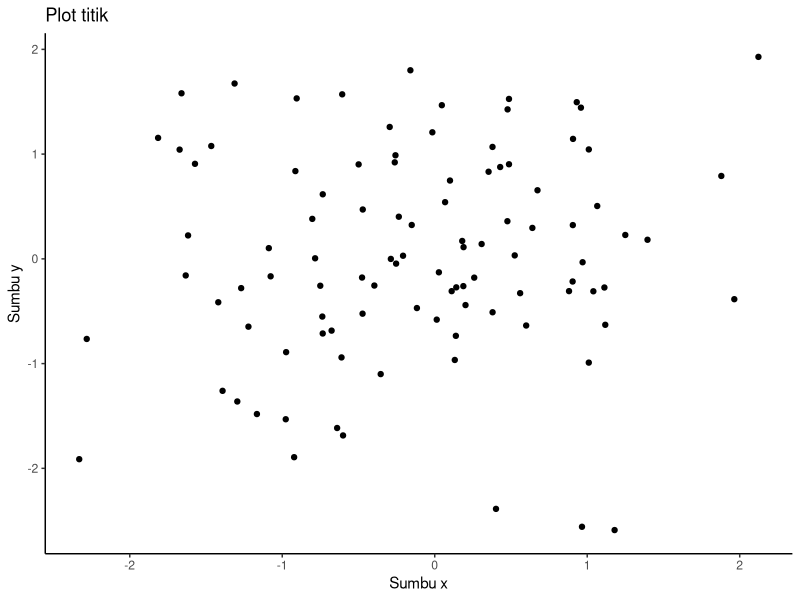
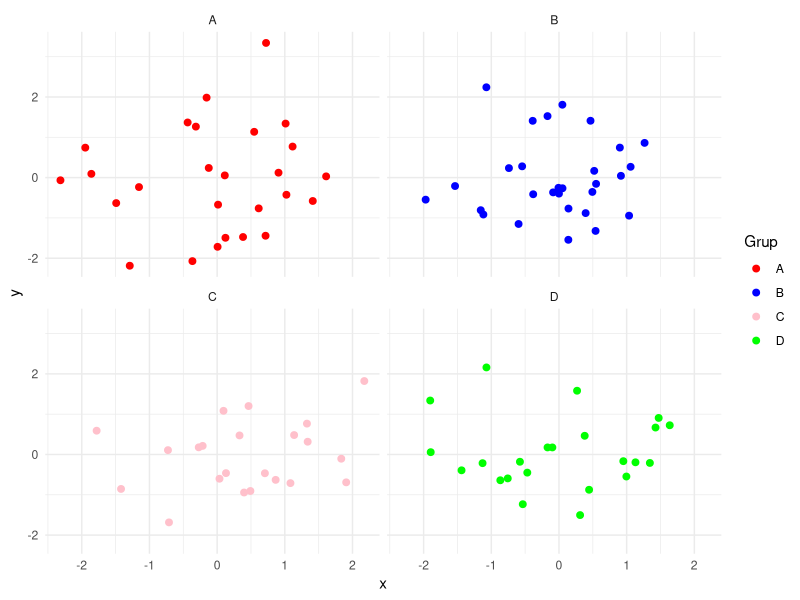
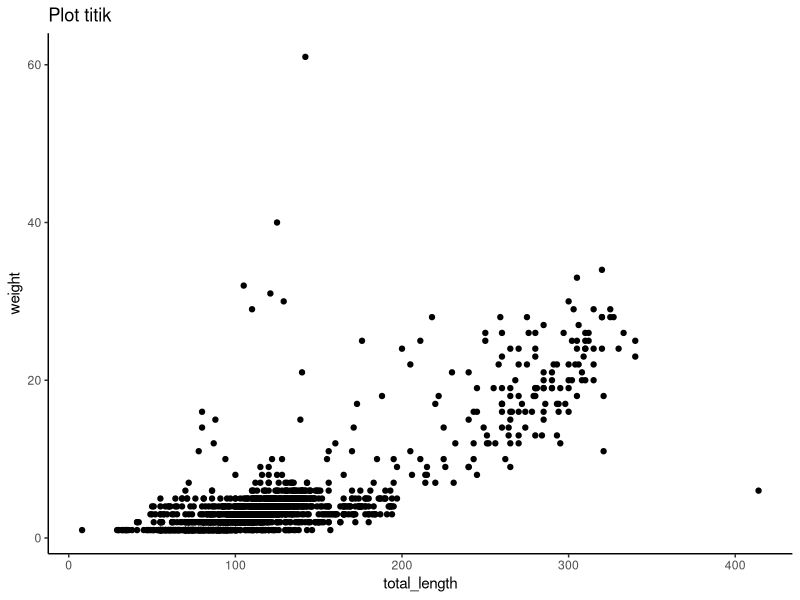
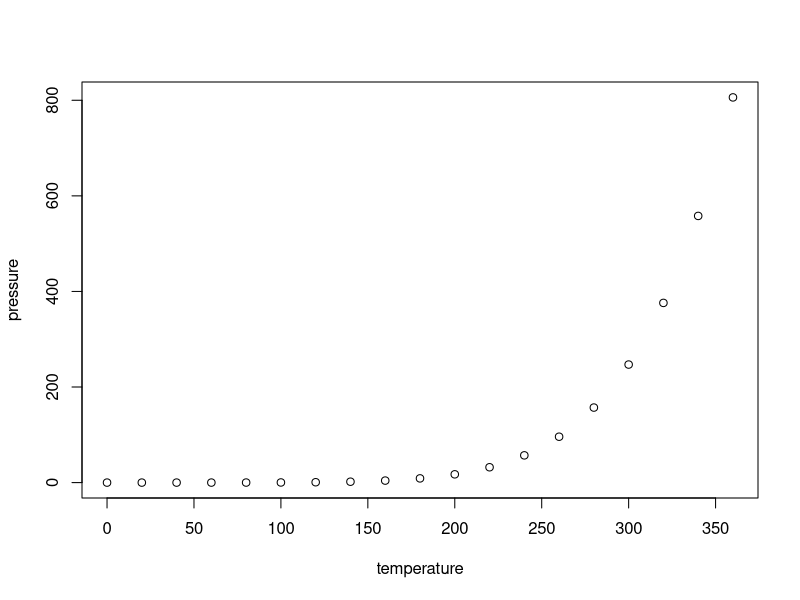

The R source for these figures, in order:
## ---- chunk 1
knitr::opts_chunk$set(echo = TRUE)
## ---- chunk 2
library(ggplot2) 
## ---- chunk 3
data <- data.frame(x = rnorm(100), y = rnorm(100))
## ---- chunk 4
print(ggplot(data, aes(x = x, y = y)) + 
        
#menentukat plot titik      
geom_point() +
  
#menambahkan judul plot dan sumbu        
labs(title = "Plot titik", x = "Sumbu x", y = "Sumbu y") +
  
#memilih tema  
theme_classic())
## ---- chunk 5
# buat data frame contoh dengan variable kategorik
data <- data.frame(x = rnorm(100), y = rnorm(100), grup = sample(c("A","B","C","D"), 100,replace = TRUE))

# buat plot titik dengan faceting
ggplot(data, aes(x = x, y = y, color = grup)) +
  
#Menambahkan titik pada plot dengan ukuran titik yang lebih besar (ukuran 2).
  geom_point(size = 2) +
  
#Membagi plot menjadi beberapa sub-plot berdasarkan kategori yang ada di kolom grup. Setiap kategori (A, B, C, D) akan memiliki sub-plotnya sendiri.
  facet_wrap(~ grup) +
  
#Menentukan warna manual untuk masing-masing kategori grup. "A" diwarnai merah, "B" biru, "C" pink, dan "D" hijau.
  scale_color_manual(values = c("A" = "red", "B" = "blue", "C" = "pink", "D" = "green")) + 
  
# mengatur tema
  theme_minimal() +
  
#Menambahkan label pada legenda warna yang menjelaskan bahwa warna mewakili kategori "Grup".
  labs(color = "Grup")
## ---- chunk 6
library(readr)
lizards <- read_csv("lizards.csv")
## ---- chunk 7
library(ggplot2) 
ggplot(lizards, aes(x = total_length, y = weight)) + 
  geom_point() +
  labs(title = "Plot titik" , x = "total_length", y = "weight") + theme_classic()
## ---- chunk 8
library(readr)
iris <- read_csv("iris.csv")
## ---- chunk 9
View(iris)
## ---- chunk 10
print ("hallo word")
## ---- chunk 11
summary(cars)
## ---- chunk 12
plot(pressure)
